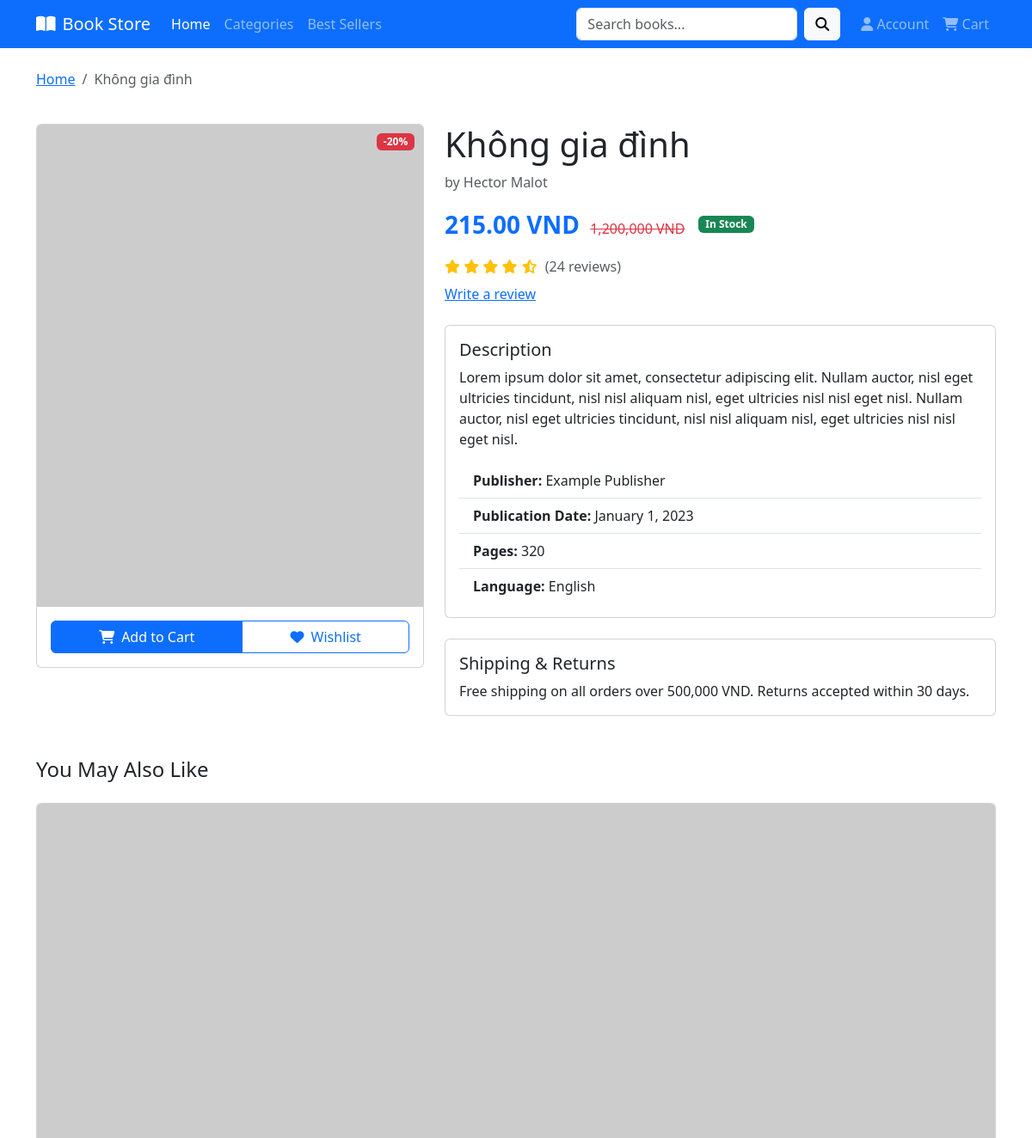
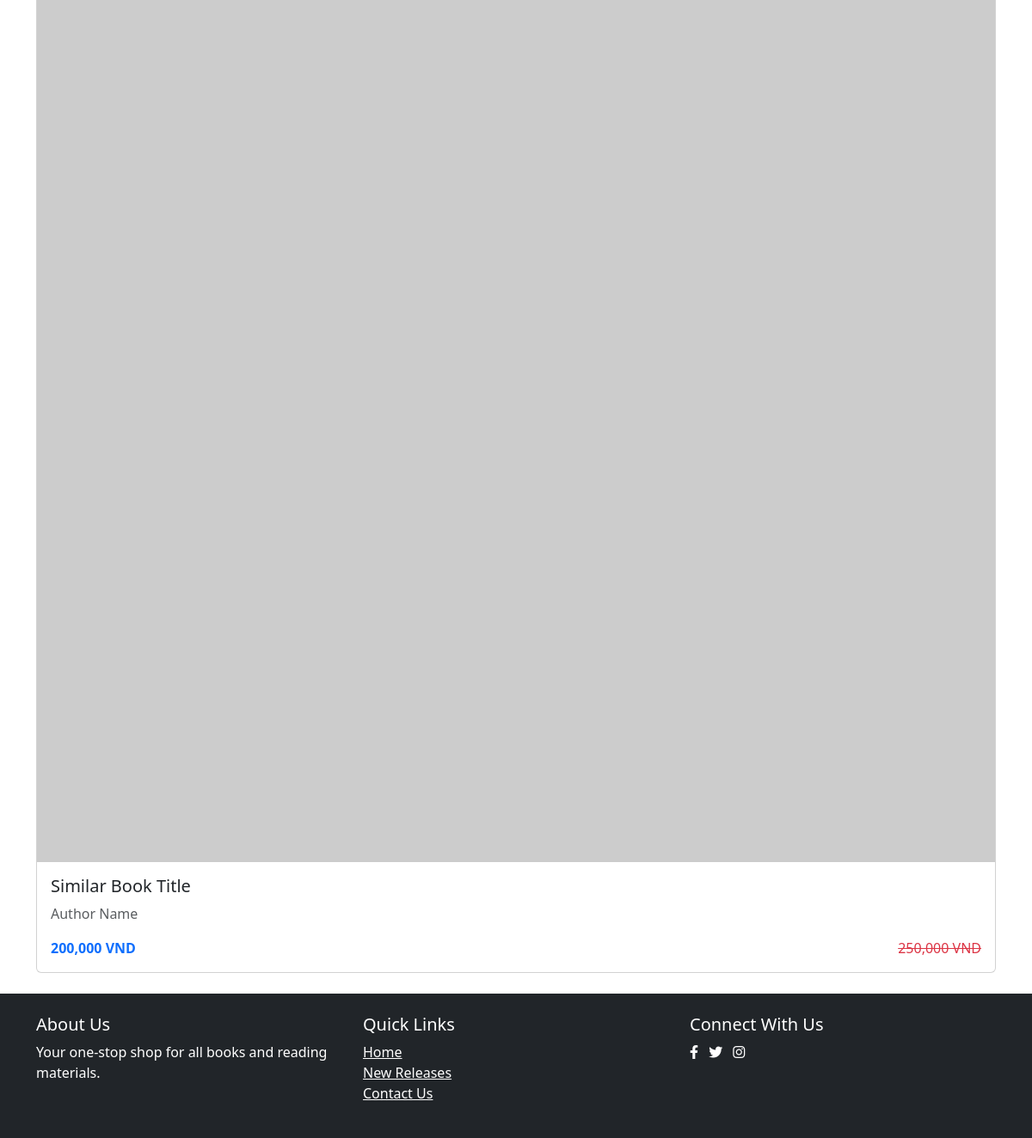
/books/book/2/, run on the app's committed database (2 pictures, top to bottom).
### bai2/models.py (models this page shows, shortened)
class Book(models.Model):
    title = models.CharField(max_length=200)
    author = models.CharField(max_length=100)
    price = models.DecimalField(max_digits=6, decimal_places=2)
    description = models.TextField()
    cover_image = models.ImageField(upload_to = 'book_covers/', blank=True)
    created_at = models.DateTimeField(auto_now_add=True)
    available = models.BooleanField(default=True)
    updated_at = models.DateTimeField(auto_now=True)

### bai2/views.py (the view)
# urls.py: path('book/<int:pk>/', views.book_detail, name='book_detail'),
def book_detail(request, pk):
    book = get_object_or_404(Book, pk=pk, available=True)
    return render(request, 'bai2/book_detail.html', {'book': book})

### bai2/templates/bai2/book_detail.html (shortened to what this page needs)
{% extends 'bai2/base.html' %}
{% block content %}
<div class="row mb-4">
    <div class="col-12">
        <nav aria-label="breadcrumb">
            <ol class="breadcrumb">
                <li class="breadcrumb-item"><a href="{% url 'bai2:book_list' %}">Home</a></li>
                <li class="breadcrumb-item active" aria-current="page">{{ book.title }}</li>
            </ol>
        </nav>
    </div>
</div>
<div class="row">
    <div class="col-md-5">
        <div class="card mb-4">
            <div class="position-relative">
                <img src="https://via.placeholder.com/400x500?text=Book+Cover" class="card-img-top" alt="{{ book.title }}">
                <span class="badge bg-danger discount-badge">-20%</span>
            </div>
            <div class="card-body text-center">
                <div class="btn-group w-100">
                    <button class="btn btn-primary">
                        <i class="fas fa-shopping-cart me-2"></i>Add to Cart
                    </button>
                    <button class="btn btn-outline-primary">
                        <i class="fas fa-heart me-2"></i>Wishlist
                    </button>
                </div>
            </div>
        </div>
    </div>
    <div class="col-md-7">
        <h1 class="display-6">{{ book.title }}</h1>
        <p class="text-muted">by {{ book.author }}</p>
        <div class="d-flex align-items-center mb-3">
            <div class="me-3">
                <span class="text-primary fs-3 fw-bold">{{ book.price }} VND</span>
                <span class="text-danger ms-2"><del>1,200,000 VND</del></span>
            </div>
            <span class="badge bg-success">In Stock</span>
        </div>
        <div class="mb-4">
            <div class="d-flex align-items-center mb-2">
                <div class="text-warning me-2">
                    <i class="fas fa-star"></i>
                    <i class="fas fa-star"></i>
                    <i class="fas fa-star"></i>
                    <i class="fas fa-star"></i>
                    <i class="fas fa-star-half-alt"></i>
                </div>
                <span class="text-muted">(24 reviews)</span>
            </div>
            <a href="#reviews" class="text-primary">Write a review</a>
        </div>
        <div class="card mb-4">
            <div class="card-body">
                <h5 class="card-title">Description</h5>
                <p class="card-text">Lorem ipsum dolor sit amet, consectetur adipiscing elit. Nullam auctor, nisl eget ultricies tincidunt, nisl nisl aliquam nisl, eget ultricies nisl nisl eget nisl. Nullam auctor, nisl eget ultricies tincidunt, nisl nisl aliquam nisl, eget ultricies nisl nisl eget nisl.</p>
                <ul class="list-group list-group-flush">
                    <li class="list-group-item"><strong>Publisher:</strong> Example Publisher</li>
                    <li class="list-group-item"><strong>Publication Date:</strong> January 1, 2023</li>
                    <li class="list-group-item"><strong>Pages:</strong> 320</li>
                    <li class="list-group-item"><strong>Language:</strong> English</li>
                </ul>
            </div>
        </div>
        <div class="card">
            <div class="card-body">
                <h5 class="card-title">Shipping & Returns</h5>
                <p class="card-text">Free shipping on all orders over 500,000 VND. Returns accepted within 30 days.</p>
            </div>
        </div>
    </div>
</div>
<div class="row mt-5">
    <div class="col-12">
        <h4 class="mb-4">You May Also Like</h4>
        <div class="row">
            <div class="col">
                <div class="card">
                    <img src="https://via.placeholder.com/200x250?text=Similar+Book" class="card-img-top" alt="Similar Book">
                    <div class="card-body">
                        <h5 class="card-title">Similar Book Title</h5>
                        <p class="card-text text-muted">Author Name</p>
                        <div class="d-flex justify-content-between">
                            <span class="text-primary fw-bold">200,000 VND</span>
                            <span class="text-danger"><del>250,000 VND</del></span>
                        </div>
                    </div>
                </div>
            </div>
        </div>
    </div>
</div>
{% endblock %}

### bai2/templates/bai2/base.html (style rules this page uses)
.discount-badge { position: absolute; top: 10px; right: 10px; }

### data on the page
Book: title "Không gia đình", author "Hector Malot", price "215.00"
